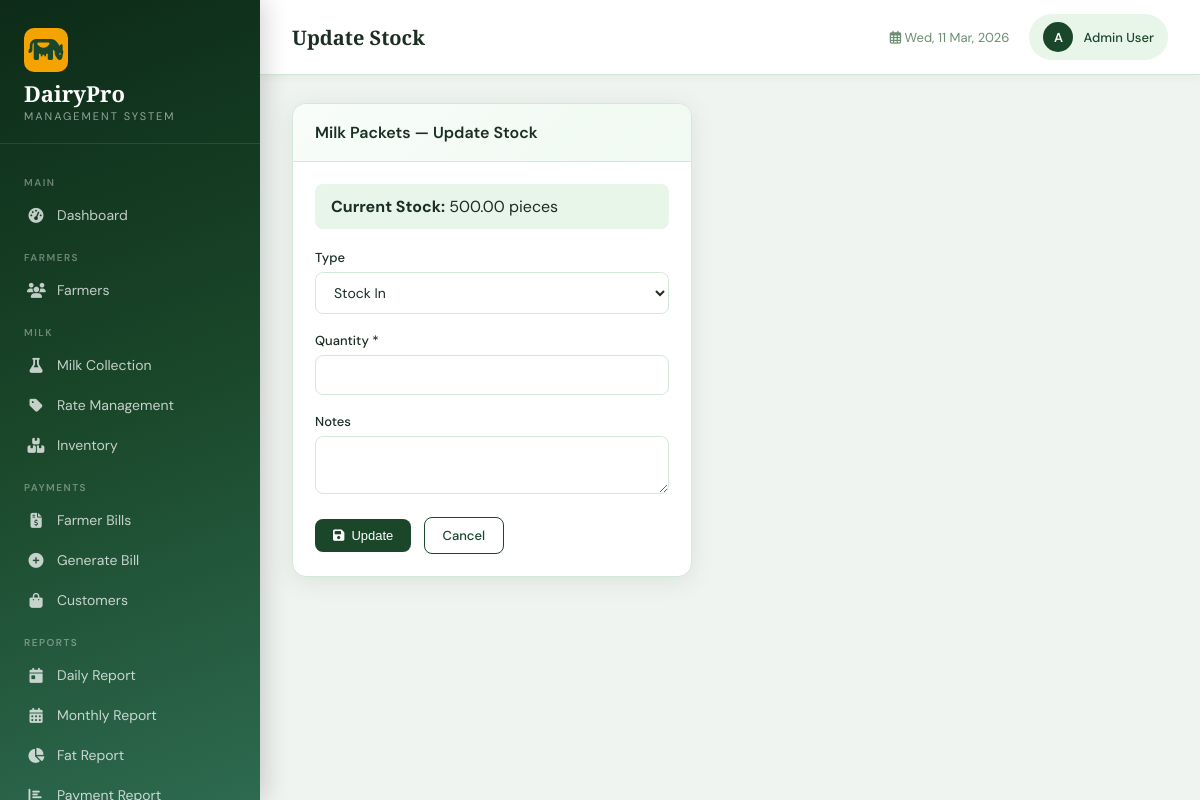
/milk/inventory/1/stock/ (signed in), run on the app's committed database.
### milk_collection/models.py (models this page shows, shortened)
class Inventory(models.Model):
    name = models.CharField(max_length=100)
    category = models.CharField(max_length=50)
    unit = models.CharField(max_length=20)
    current_stock = models.DecimalField(max_digits=10, decimal_places=2, default=0)
    min_stock = models.DecimalField(max_digits=10, decimal_places=2, default=0)
    price_per_unit = models.DecimalField(max_digits=8, decimal_places=2, default=0)
    created_at = models.DateTimeField(auto_now_add=True)

### milk_collection/views.py (the view, shortened to what this page needs)
# urls.py: path('inventory/<int:pk>/stock/', views.stock_transaction, name='stock_transaction'),
@login_required
def stock_transaction(request, pk):
    item = get_object_or_404(Inventory, pk=pk)
    return render(request, 'milk/stock_form.html', {'item': item})

### templates/milk/stock_form.html (shortened to what this page needs)
{% extends 'base.html' %}
{% block page_title %}Update Stock{% endblock %}
{% block content %}
<div class="card" style="max-width:400px;">
  <div class="card-header"><h3>{{ item.name }} — Update Stock</h3></div>
  <div class="card-body">
    <div style="background:var(--primary-pale);padding:12px 16px;border-radius:8px;margin-bottom:20px;">
      <strong>Current Stock:</strong> {{ item.current_stock }} {{ item.unit }}
    </div>
    <form method="post">
      <div class="form-group">
        <label class="form-label">Type</label>
        <select name="transaction_type" class="form-control">
          <option value="in">Stock In</option>
        </select>
      </div>
      <div class="form-group"><label class="form-label">Quantity *</label><input type="number" step="0.01" name="quantity" class="form-control" required></div>
      <div class="form-group"><label class="form-label">Notes</label><textarea name="notes" class="form-control" rows="2"></textarea></div>
      <button type="submit" class="btn btn-primary"><i class="fas fa-save"></i> Update</button>
      <a href="{% url 'inventory_list' %}" class="btn btn-outline" style="margin-left:8px;">Cancel</a>
    </form>
  </div>
</div>
{% endblock %}

### templates/base.html (shortened to what this page needs)
<!DOCTYPE html>
<html lang="en">
<head>
    <link href="https://cdnjs.cloudflare.com/ajax/libs/font-awesome/6.4.0/css/all.min.css" rel="stylesheet">
</head>
<body>
    {% if user.is_authenticated %}
    <aside class="sidebar" id="sidebar">
        <div class="sidebar-brand">
            <div class="logo-icon"><i class="fas fa-cow"></i></div>
            <h1>DairyPro</h1>
            <span>Management System</span>
        </div>
        <nav>
            <div class="nav-section-title">Main</div>
            <a href="{% url 'dashboard' %}" class="nav-link {% if request.resolver_match.url_name == 'dashboard' %}active{% endif %}">
                <i class="fas fa-tachometer-alt"></i> Dashboard
            </a>
            <div class="nav-section-title">Farmers</div>
            <a href="{% url 'farmer_list' %}" class="nav-link {% if 'farmer' in request.resolver_match.url_name %}active{% endif %}">
                <i class="fas fa-users"></i> Farmers
            </a>
            <div class="nav-section-title">Milk</div>
            <a href="{% url 'collection_list' %}" class="nav-link {% if 'collection' in request.resolver_match.url_name %}active{% endif %}">
                <i class="fas fa-flask"></i> Milk Collection
            </a>
            <a href="{% url 'milk_rates' %}" class="nav-link {% if request.resolver_match.url_name == 'milk_rates' %}active{% endif %}">
                <i class="fas fa-tag"></i> Rate Management
            </a>
            <a href="{% url 'inventory_list' %}" class="nav-link {% if 'inventory' in request.resolver_match.url_name %}active{% endif %}">
                <i class="fas fa-boxes"></i> Inventory
            </a>
            <div class="nav-section-title">Payments</div>
            <a href="{% url 'payment_list' %}" class="nav-link {% if request.resolver_match.url_name == 'payment_list' %}active{% endif %}">
                <i class="fas fa-file-invoice-dollar"></i> Farmer Bills
            </a>
            <a href="{% url 'generate_bill' %}" class="nav-link {% if request.resolver_match.url_name == 'generate_bill' %}active{% endif %}">
                <i class="fas fa-plus-circle"></i> Generate Bill
            </a>
            <a href="{% url 'customer_list' %}" class="nav-link {% if 'customer' in request.resolver_match.url_name %}active{% endif %}">
                <i class="fas fa-shopping-bag"></i> Customers
            </a>
            <div class="nav-section-title">Reports</div>
            <a href="{% url 'daily_report' %}" class="nav-link {% if request.resolver_match.url_name == 'daily_report' %}active{% endif %}">
                <i class="fas fa-calendar-day"></i> Daily Report
            </a>
            <a href="{% url 'monthly_report' %}" class="nav-link {% if request.resolver_match.url_name == 'monthly_report' %}active{% endif %}">
                <i class="fas fa-calendar-alt"></i> Monthly Report
            </a>
            <a href="{% url 'fat_report' %}" class="nav-link {% if request.resolver_match.url_name == 'fat_report' %}active{% endif %}">
                <i class="fas fa-chart-pie"></i> Fat Report
            </a>
            <a href="{% url 'payment_report' %}" class="nav-link {% if request.resolver_match.url_name == 'payment_report' %}active{% endif %}">
                <i class="fas fa-chart-bar"></i> Payment Report
            </a>
        </nav>
    </aside>
    <div class="main-content">
        <div class="topbar">
            <div style="display:flex;align-items:center;gap:14px;">
                <div class="topbar-title">{% block page_title %}Dashboard{% endblock %}</div>
            </div>
            <div class="topbar-right">
                <div class="topbar-date"><i class="far fa-calendar-alt"></i> <span id="current-date"></span></div>
                <a href="{% url 'profile' %}" class="user-badge">
                    <div class="avatar">{{ user.first_name|first|upper|default:user.username|first|upper }}</div>
                    <span style="font-size:13px;font-weight:500;">{{ user.get_full_name|default:user.username }}</span>
                </a>
            </div>
        </div>
        <div class="content-area">
            {% block content %}{% endblock %}
        </div>
    </div>
    {% else %}
        {% block auth_content %}{% endblock %}
    {% endif %}
</body>
</html>

### templates/base.html (style rules this page uses)
:root { --primary: #1a472a; --primary-light: #2d6a4f; --primary-pale: #e8f5e9; --accent: #f4a300; --accent-light: #fff3cd; --danger: #c0392b; --success: #27ae60; --info: #2980b9; --white: #ffffff; --bg: #f0f4f1; --sidebar-width: 260px; --card-shadow: 0 4px 24px rgba(26,71,42,0.10); --radius: 14px; --text: #1a2e23; --text-muted: #6b8f71; --border: #d4e8da; }
* { margin: 0; padding: 0; box-sizing: border-box; }
body { font-family: 'DM Sans', sans-serif; background: var(--bg); color: var(--text); min-height: 100vh; }
.sidebar { position: fixed; left: 0; top: 0; bottom: 0; width: var(--sidebar-width); background: linear-gradient(160deg, #0d2b18 0%, #1a472a 50%, #2d6a4f 100%); z-index: 100; overflow-y: auto; overflow-x: hidden; box-shadow: 4px 0 24px rgba(0,0,0,0.18); transition: transform 0.3s ease; }
.sidebar-brand { padding: 28px 24px 20px; border-bottom: 1px solid rgba(255,255,255,0.1); }
.sidebar-brand h1 { font-family: 'Playfair Display', serif; font-size: 22px; color: var(--white); font-weight: 700; line-height: 1.2; }
.sidebar-brand span { display: block; font-size: 11px; color: rgba(255,255,255,0.55); letter-spacing: 2px; text-transform: uppercase; margin-top: 3px; }
.sidebar-brand .logo-icon { font-size: 28px; margin-bottom: 8px; background: var(--accent); color: var(--primary); width: 44px; height: 44px; border-radius: 10px; display: flex; align-items: center; justify-content: center; }
.sidebar nav { padding: 16px 0; }
.nav-section-title { font-size: 10px; letter-spacing: 1.5px; text-transform: uppercase; color: rgba(255,255,255,0.38); padding: 16px 24px 6px; font-weight: 600; }
.nav-link { display: flex; align-items: center; gap: 12px; padding: 11px 24px; color: rgba(255,255,255,0.75); text-decoration: none; font-size: 14px; font-weight: 400; transition: all 0.2s; border-left: 3px solid transparent; position: relative; overflow: hidden; }
.nav-link i { width: 18px; text-align: center; font-size: 15px; }
.main-content { margin-left: var(--sidebar-width); min-height: 100vh; display: flex; flex-direction: column; }
.topbar { background: var(--white); padding: 14px 32px; display: flex; align-items: center; justify-content: space-between; border-bottom: 1px solid var(--border); box-shadow: 0 2px 8px rgba(26,71,42,0.06); position: sticky; top: 0; z-index: 90; }
.topbar-title { font-size: 20px; font-weight: 600; font-family: 'Playfair Display', serif; }
.topbar-right { display: flex; align-items: center; gap: 20px; }
.topbar-date { font-size: 13px; color: var(--text-muted); }
.user-badge { display: flex; align-items: center; gap: 10px; background: var(--primary-pale); padding: 8px 14px; border-radius: 50px; cursor: pointer; text-decoration: none; transition: all 0.2s; color: var(--primary); }
.user-badge .avatar { width: 30px; height: 30px; background: var(--primary); border-radius: 50%; display: flex; align-items: center; justify-content: center; color: white; font-size: 13px; font-weight: 600; }
.content-area { padding: 28px 32px; flex: 1; }
.card { background: var(--white); border-radius: var(--radius); box-shadow: var(--card-shadow); border: 1px solid var(--border); overflow: hidden; transition: box-shadow 0.2s, transform 0.2s; }
.card-header { padding: 18px 22px; border-bottom: 1px solid var(--border); display: flex; align-items: center; justify-content: space-between; background: linear-gradient(135deg, #f8fdf9, #f0f9f2); }
.card-header h3 { font-size: 16px; font-weight: 600; display: flex; align-items: center; gap: 8px; }
.card-body { padding: 22px; }
.btn { display: inline-flex; align-items: center; gap: 7px; padding: 9px 18px; border-radius: 8px; font-size: 13px; font-weight: 500; cursor: pointer; text-decoration: none; transition: all 0.2s; border: none; }
.btn-primary { background: var(--primary); color: white; }
.btn-outline { background: transparent; color: var(--primary); border: 1.5px solid var(--primary); }
.form-group { margin-bottom: 18px; }
.form-label { display: block; font-size: 13px; font-weight: 500; color: var(--text); margin-bottom: 6px; }
.form-control { width: 100%; padding: 10px 14px; border: 1.5px solid var(--border); border-radius: 8px; font-size: 14px; font-family: 'DM Sans', sans-serif; transition: border-color 0.2s, box-shadow 0.2s; background: white; color: var(--text); }
.content-area { animation: fadeIn 0.3s ease; }

### data on the page
Inventory: name "Milk Packets", current_stock "500.00", unit "pieces"

### other printed values
{{ user.first_name|first|upper|default:user.username|first|upper }} "A"
{{ user.get_full_name|default:user.username }} "Admin User"
